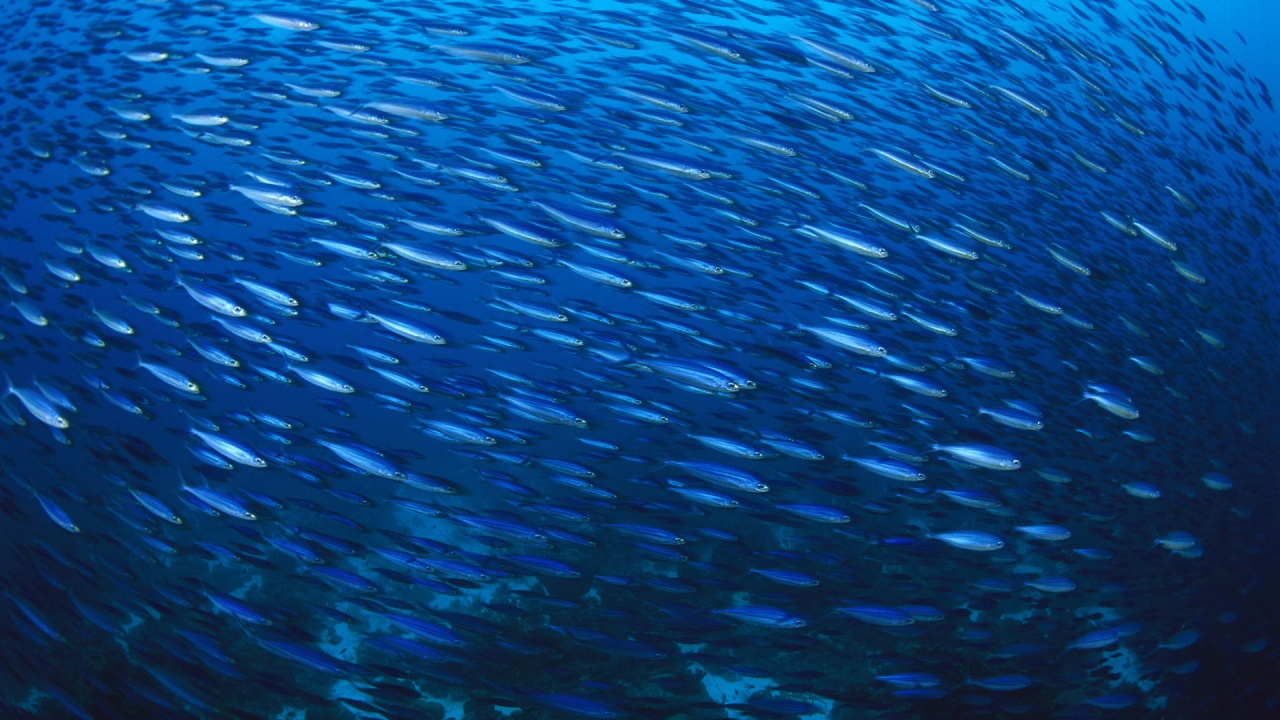
#> input picture lab9/res/school.jpg, 1280 x 720 px; the run also reads 1 picture not shown here
$ python fish.py
#> lines starting #> are read from the running program, lines starting #| are printed output that depends on the picture; after the words box and inside, x2 and y2 are one past the last pixel; in counts of white or black regions, pixels touching at a corner belong together
#> further down, school is the input picture: shape (720, 1280, 3); mean R, G, B 9.1, 67.3, 128.5
### lab9/fourier.py
import numpy as np
from numpy import fft, rot90
import matplotlib.pyplot as plt


def display_gray(array):
    plt.imshow(array, cmap="gray")
    plt.show()


def find_pattern(array: np.array, pattern: np.array, threshold: float):
    """
    finds correlation in frequency dimension between given pattern
    and array, then classifies points as fish or not,
    based on the threshold.
    :return: classification
    """
#> called with pattern = array of shape (15, 38), threshold = 0.2
    array_f = fft.fft2(array)
    pattern_f = fft.fft2(rot90(pattern, 2), s=array.shape)

    corr = abs(fft.ifft2(array_f * pattern_f))  # pointwise multiplication
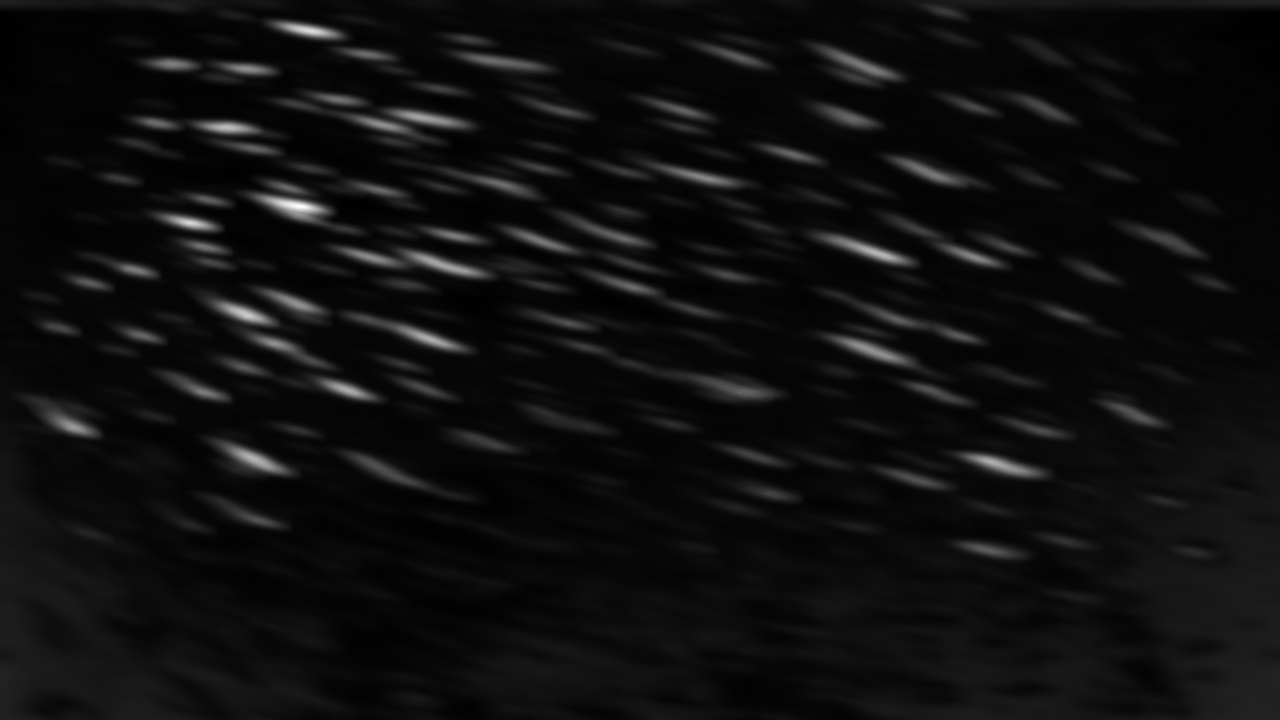
#> corr: shape (720, 1280) float64; min 24863, max 4212934, mean 274245.9; drawn with min black and max white

    max_corr = np.amax(corr)
#> max_corr = 4212934
    classification = (corr >= threshold * max_corr) * 1  # binary array
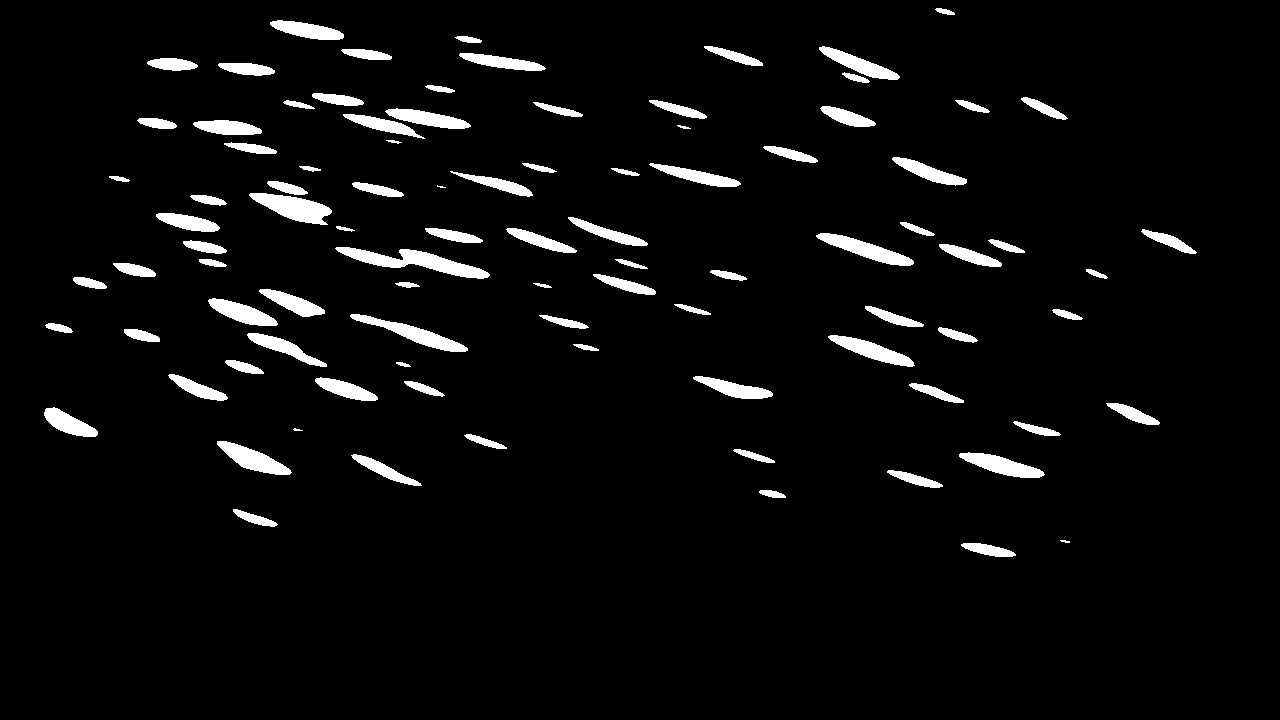
#> classification: shape (720, 1280) int64; values 0 (black) and 1 (white), 4.6% white; 93 white regions (2 under 20 px), largest, box (x1, y1, x2, y2) and area: (335, 247, 490, 279) 1856, (249, 193, 332, 225) 1419, (350, 314, 468, 352) 1260

    return classification


def plot_fourier(array):
    array_f = fft.fft2(array)

    # plot absolutes (as log10 to see differences)
    school_abs_f = np.log10(np.abs(array_f)).astype(np.float64)
    display_gray(school_abs_f)

    # plot phases
    school_phase = np.angle(array_f)
    display_gray(school_phase)

### lab9/Sets.py
class Set:
    def __init__(self, parent=None):
        self.rank = 0
        self.parent = self if parent is None else parent

    def find_parent(self):
        if self.parent != self:
            parent = self.parent.find_parent()
            self.parent = parent
            return parent
        return self


class DisjointUnionSets:
    def __init__(self, array=None):
        self.sets = {}
        if array is not None:
            self.fromarray(array)

    def fromarray(self, array):
        for i in range(array.shape[0]):
            for j in range(array.shape[1]):
                if array[i, j] == 1:
                    self.sets[(i, j)] = Set()

    def union(self, key1, key2):
        par1 = self.sets[key1].find_parent()
        par2 = self.sets[key2].find_parent()
        if par1 == par2:
            return
        if par1.rank < par2.rank:
            par1.parent = par2
        elif par2.rank < par1.rank:
            par2.parent = par1
        else:
            par2.parent = par1
            par1.rank += 1


def find_disjoint(bin_array):
    """
    :return: leaders of disjoint sets of ones
    """
    # create and join all necessary sets
    sets = DisjointUnionSets(bin_array)
    xs, ys = bin_array.shape
    for i in range(xs):
        for j in range(ys):
            if bin_array[i, j] == 0:
                continue
            for currx in range(max(0, i - 1), min(xs, i + 2)):
                for curry in range(max(0, j - 1), min(ys, j + 2)):
                    if currx == i and curry == j:
                        continue
                    if bin_array[currx, curry] == 1:
                        sets.union((i, j), (currx, curry))
    # find all leaders
    leaders = []
    for key, mset in sets.sets.items():
        if mset.parent == mset:
            leaders.append(key)
    return leaders

### lab9/fish.py
import matplotlib.pyplot as plt
import numpy as np
from PIL import Image
from Sets import find_disjoint
from fourier import find_pattern, plot_fourier

school = np.asarray(Image.open("res/school.jpg").convert("RGB"))
school_red = school[:, :, 0]  # extracting only red channel (most significant)

fish = np.asarray(Image.open("res/fish1.png").convert("RGB"))
fish_red = fish[:, :, 0]

plot_fourier(school_red)
# find correlation between fish and school (in freq dim)
threshold = 0.2
classification = find_pattern(school_red, fish_red, threshold)

# mark found fish
mark_classified = np.array(Image.open("res/school.jpg").convert("RGB"))
h, w = fish_red.shape
#> h = 15; w = 38
for i in range(classification.shape[0]):
    for j in range(classification.shape[1]):
        if classification[i, j]:
            # we want "center" of correlation, not lower right corner
            x = max(i-h//2, 0)
            y = max(j-w//2, 0)
            mark_classified[x, y][0] = 255
            mark_classified[x, y][2] /= 3  # better visibility
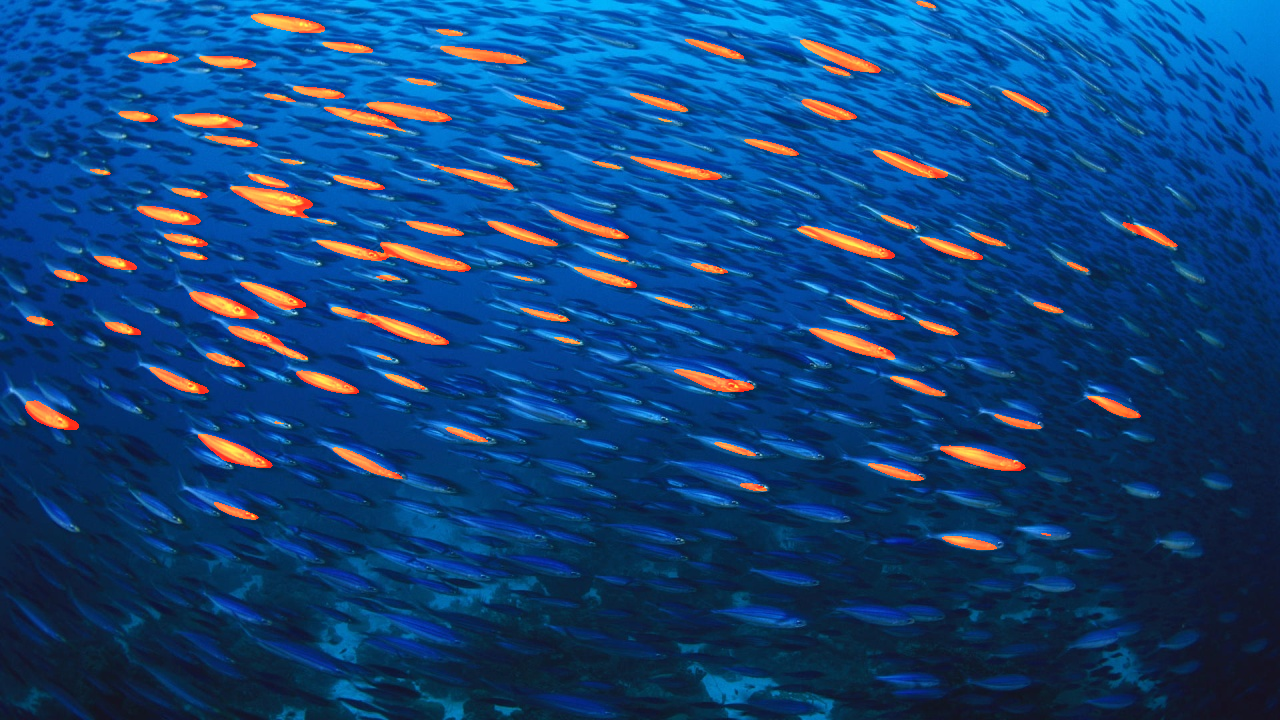
#> mark_classified: shape (720, 1280, 3); 4.55% of pixels changed, all inside (x1, y1, x2, y2) = (25, 1, 1178, 550)

plt.imshow(mark_classified)
plt.title(f"{threshold}")
plt.show()

# count fish using disjoint set union
leaders = find_disjoint(classification)
#> the loop in find_disjoint, `for key, mset in sets.sets.items():` made 41963 passes
#> key on passes 1 to 3: (8, 936), (8, 937), (8, 938)

# mark leaders on image
mark_leaders = np.array(Image.open("res/school.jpg").convert("RGB"))
for i, j in leaders:
    mark_leaders[i - 3:i + 3, j - 3:j + 3] = [255, 0, 0]
#> this loop made 93 passes
#> (i, j) on passes 1 to 12: (8, 936), (21, 272), (36, 457), (46, 704), (47, 819), (49, 342), (53, 460), (59, 154), (63, 219), (72, 844), (85, 427), (93, 313)
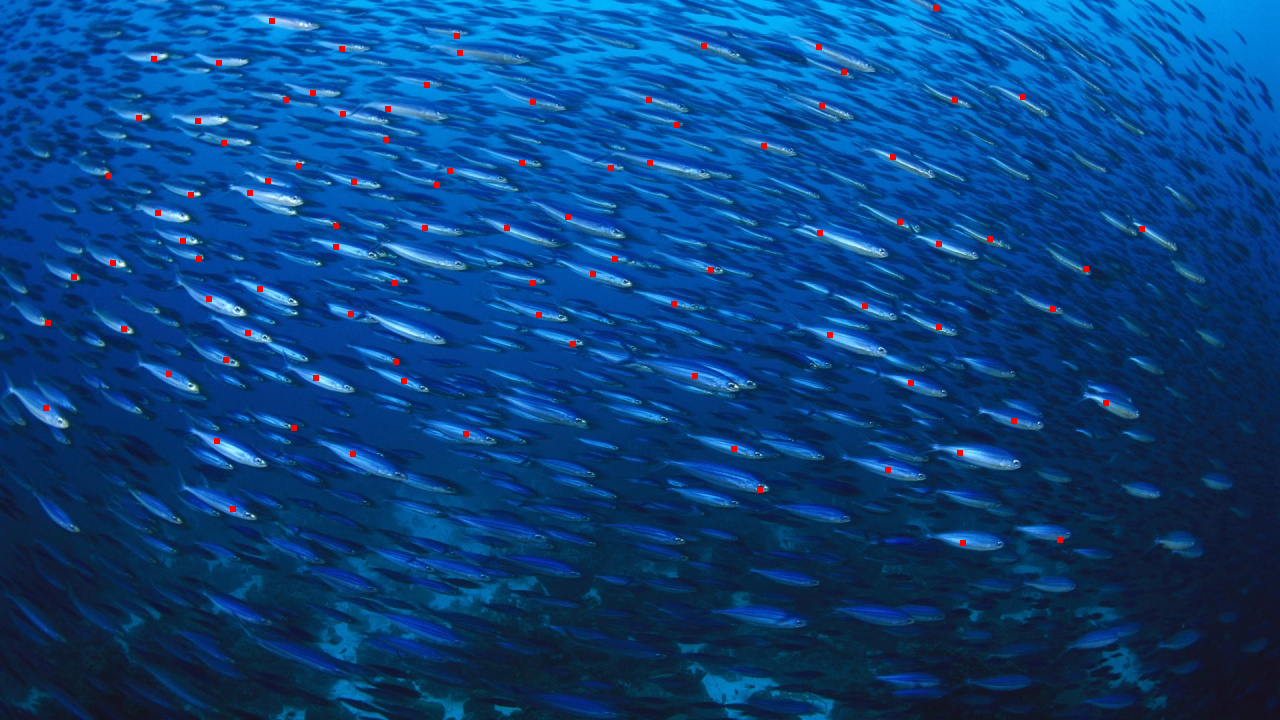
#> mark_leaders: shape (720, 1280, 3); 0.36% of pixels changed, all inside (x1, y1, x2, y2) = (43, 5, 1145, 546)

print(f"found {len(leaders)} fish")
#| found 93 fish
plt.imshow(mark_leaders)
plt.title(f"found {len(leaders)} fish")
plt.show()

# save result
result = Image.fromarray(mark_classified)
result.save("out/fish_result.jpg")
